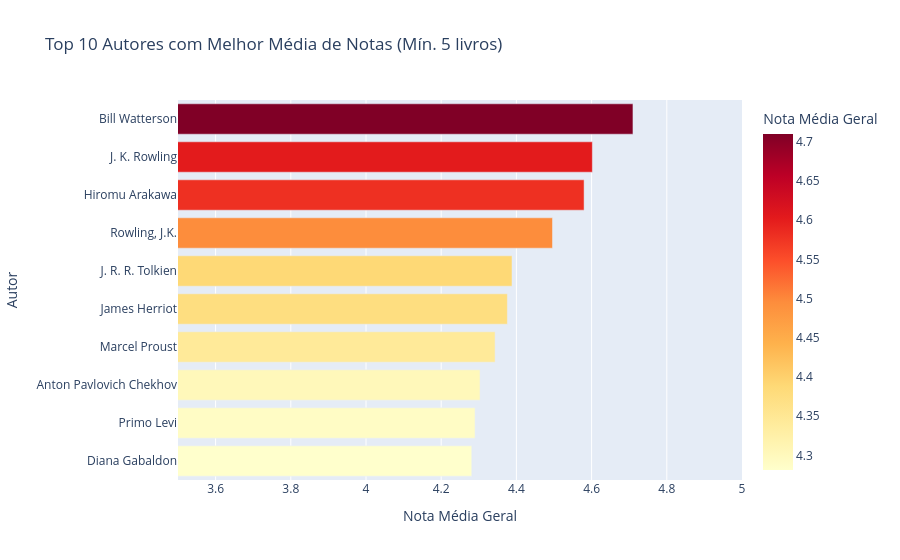

Notebook cell for this chart:
### Markdown cell above
# Top Autores de Elite

Filtramos autores que possuem um volume considerável de obras (mínimo 5) e calculamos quem tem a maior média de notas.

### Code cell
# Autores com maior consistência de qualidade
contagem_autores = df['authors'].value_counts()
# Consideramos apenas autores com 5 ou mais livros no dataset
autores_elite_lista = contagem_autores[contagem_autores >= 5].index
df_elite = df[df['authors'].isin(autores_elite_lista)]

author_stats = df_elite.groupby('authors').agg(
    Media_Nota=('average_rating', 'mean'),
    Qtd_Livros=('title', 'count')
).reset_index().sort_values(by='Media_Nota', ascending=False).head(10)

fig2 = px.bar(
    author_stats, 
    x='Media_Nota', 
    y='authors', 
    orientation='h',
    title='Top 10 Autores com Melhor Média de Notas (Mín. 5 livros)',
    labels={'Media_Nota': 'Nota Média Geral', 'authors': 'Autor'},
    color='Media_Nota',
    color_continuous_scale='YlOrRd',
    hover_data=['Qtd_Livros']
)

# Ajustando o eixo X para destacar as diferenças nas notas altas
fig2.update_layout(yaxis={'categoryorder':'total ascending'}, xaxis_range=[3.5, 5])
fig2.show()

### Figure 1 — Plotly figure (JSON) as saved in the notebook; plotly's stock layout.template omitted (floating-point values rounded to 4 significant figures)
{"data": [{"customdata": [[10], [5], [6], [5], [6], [5], [6], [6], [5], [8]], "hovertemplate": "Nota Média Geral=%{marker.color}<br>Autor=%{y}<br>Qtd_Livros=%{customdata[0]}<extra></extra>", "legendgroup": "", "marker": {"color": [4.71, 4.602, 4.58, 4.496, 4.388, 4.376, 4.343, 4.303, 4.29, 4.281], "coloraxis": "coloraxis", "pattern": {"shape": ""}}, "name": "", "orientation": "h", "showlegend": false, "textposition": "auto", "type": "bar", "x": [4.71, 4.602, 4.58, 4.496, 4.388, 4.376, 4.343, 4.303, 4.29, 4.281], "xaxis": "x", "y": ["Bill Watterson", "J. K. Rowling", "Hiromu Arakawa", "Rowling, J.K.", "J. R. R. Tolkien", "James Herriot", "Marcel Proust", "Anton Pavlovich Chekhov", "Primo Levi", "Diana Gabaldon"], "yaxis": "y"}], "layout": {"barmode": "relative", "coloraxis": {"colorbar": {"title": {"text": "Nota Média Geral"}}, "colorscale": [[0, "rgb(255,255,204)"], [0.125, "rgb(255,237,160)"], [0.25, "rgb(254,217,118)"], [0.375, "rgb(254,178,76)"], [0.5, "rgb(253,141,60)"], [0.625, "rgb(252,78,42)"], [0.75, "rgb(227,26,28)"], [0.875, "rgb(189,0,38)"], [1, "rgb(128,0,38)"]]}, "legend": {"tracegroupgap": 0}, "title": {"text": "Top 10 Autores com Melhor Média de Notas (Mín. 5 livros)"}, "xaxis": {"anchor": "y", "domain": [0, 1], "range": [3.5, 5], "title": {"text": "Nota Média Geral"}}, "yaxis": {"anchor": "x", "categoryorder": "total ascending", "domain": [0, 1], "title": {"text": "Autor"}}}}
